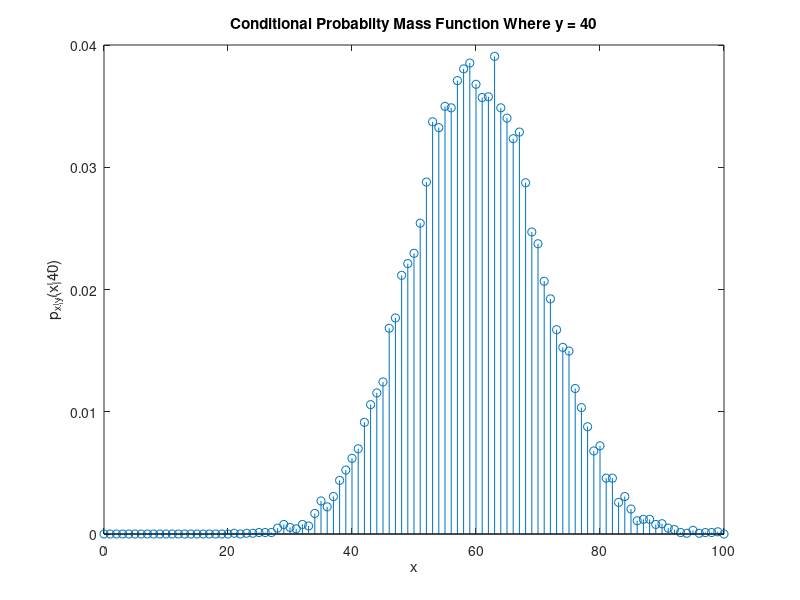
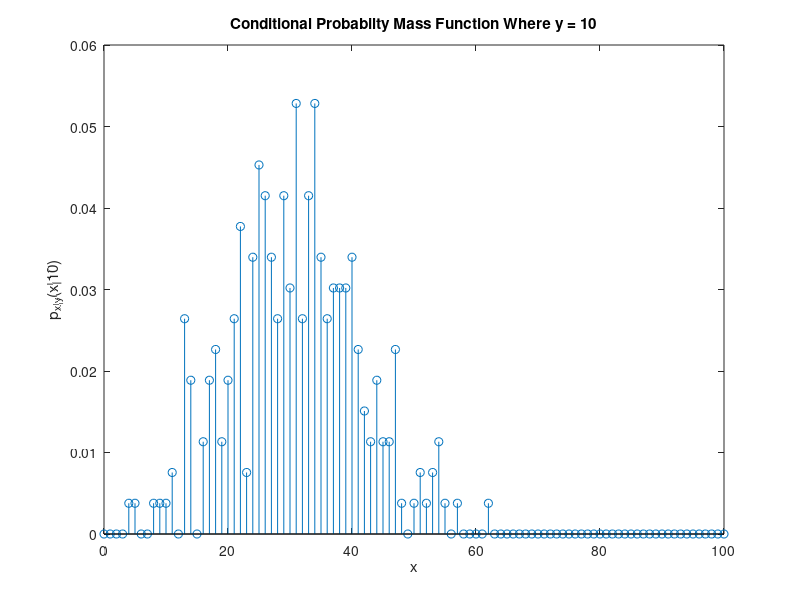

Write the MATLAB code that produced these figures, in order.
H = load('H.mat').H;

probX_20_70 = sum(sum(H(60:1:101, 10)));

fprintf("'%d\n", probX_20_70);


figure;
probX_Y40 = H(:, 41) / sum(H(:, 41));
stem(0:100, probX_Y40);
xlabel('x');
ylabel('p_{x|y}(x|40)');
title('Conditional Probabilty Mass Function Where y = 40')

figure;
probX_Y10 = H(:, 11) / sum(H(:, 11));
stem(0:100, probX_Y10);
xlabel('x');
ylabel('p_{x|y}(x|10)');
title('Conditional Probabilty Mass Function Where y = 10')